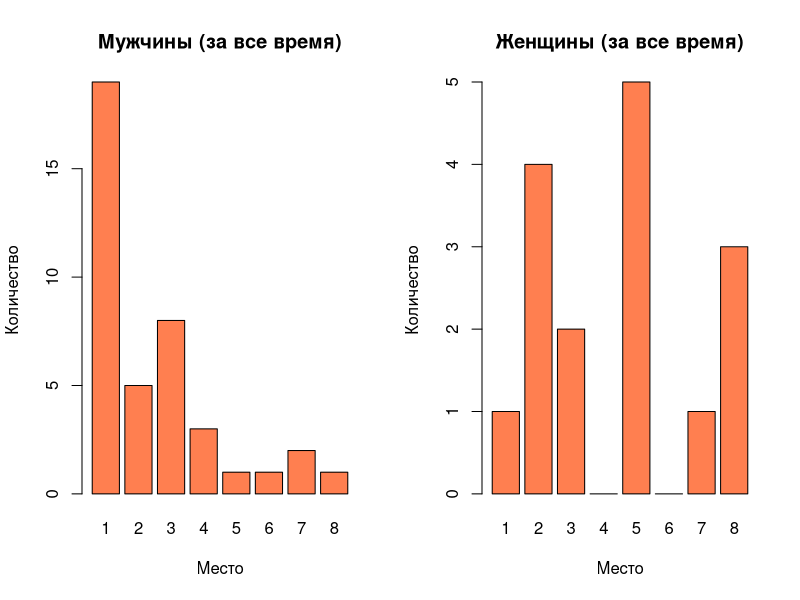
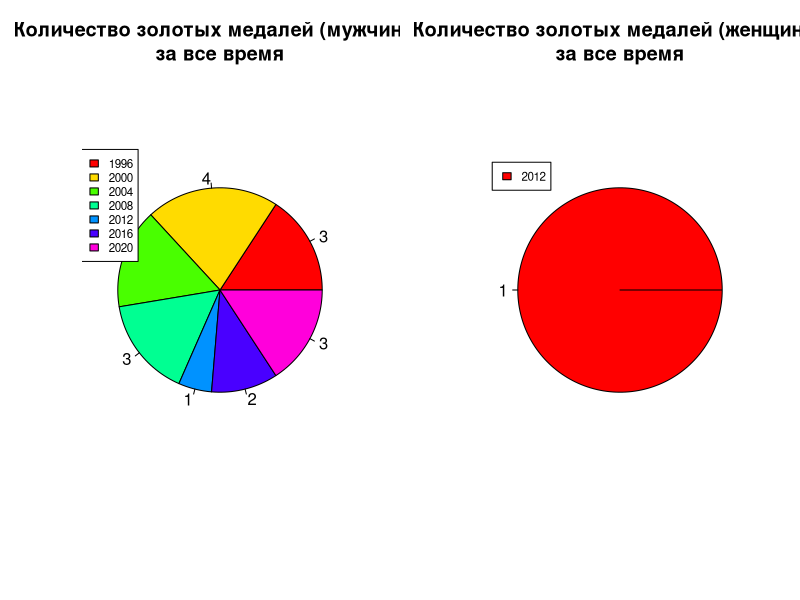
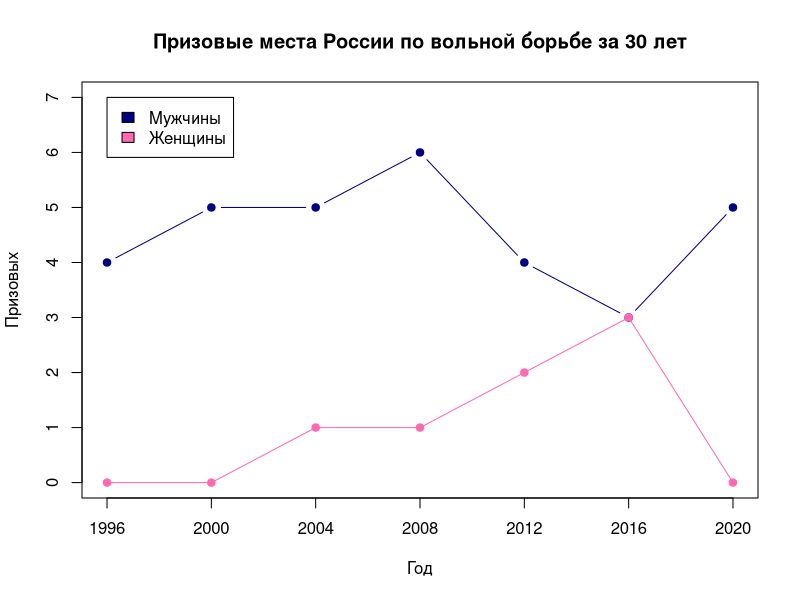
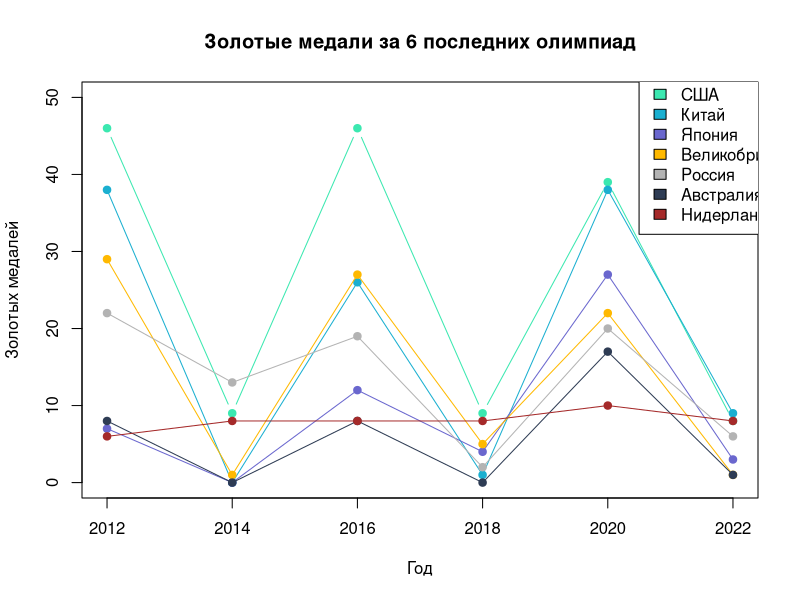
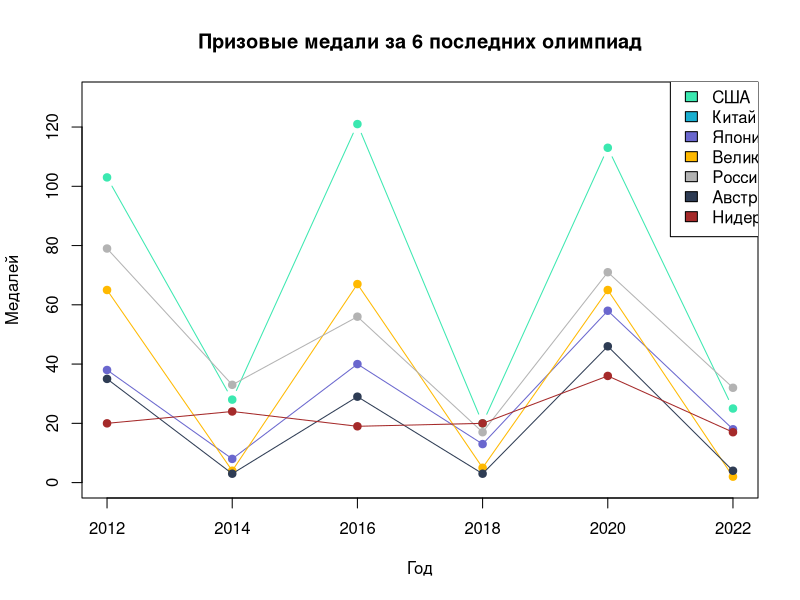
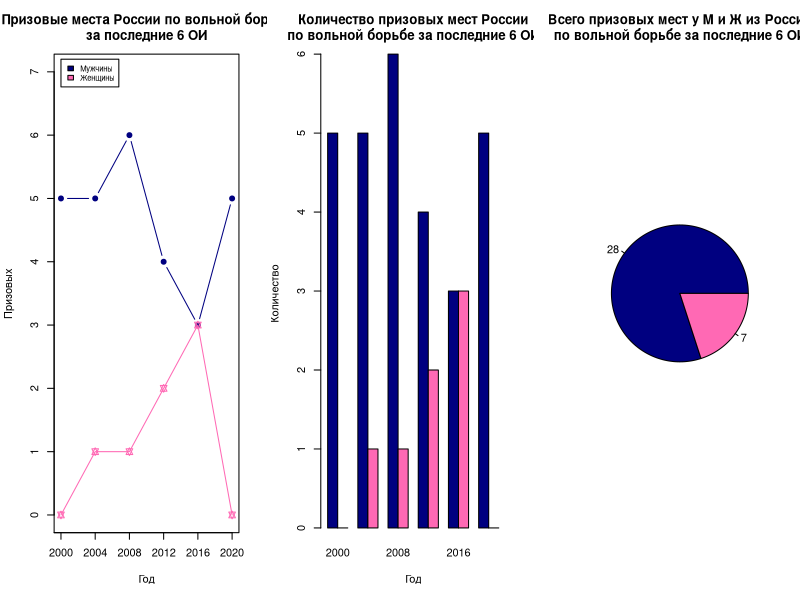

The R script that drew these images, in order:

df_m <- read.csv("lab4_parus_m.csv", fileEncoding = "Windows-1251", header = TRUE, sep = ";", check.names = F)
df_f<-read.csv("lab4_parus_f.csv", fileEncoding = "Windows-1251", header = TRUE, sep = ";", check.names = F)

stat_places_m <- sapply(df_m[,-1], sum)
stat_places_f <- sapply(df_f[,-1], sum)

par(mfrow=c(1,2))
barplot(stat_places_m, names=c(1:8), col="coral", xlab="Место", ylab="Количество", main="Мужчины (за все время)")
barplot(stat_places_f, names=c(1:8), col="coral", xlab="Место", ylab="Количество", main="Женщины (за все время)")


first_m <- df_m[,c(1:2)][df_m$X1 > 0, ]
first_f <- df_f[,c(1:2)][df_f$X1 > 0, ]

pie(first_m$X1, labels=first_m$X1, col=rainbow(length(first_m$X1)), main = "Количество золотых медалей (мужчины)\nза все время")
legend(-1.1, 1.1, first_m$Год, cex = 0.7, fill=rainbow(length(first_m$Год)))

pie(first_f$X1, labels=first_f$X1, col=rainbow(length(first_f$X1)), main = "Количество золотых медалей (женщины)\nза все время")
legend(-1, 1, first_f$Год, cex = 0.7, fill=rainbow(length(first_f$Год)))

prize_m <- data.frame(Год=df_m$Год, Призовых=rowSums(df_m[, 2:4]))
prize_f <- data.frame(Год=df_f$Год, Призовых=rowSums(df_f[, 2:4]))

par(mfrow=c(1,1))
plot(prize_m, type="b", pch=19, col="navyblue", xaxt="n", ylim=c(0,7), main="Призовые места России по вольной борьбе за 30 лет")
lines(prize_f, type="o", pch=19, col="hotpink")
legend(min(df_m$Год), 7, c("Мужчины", "Женщины"), fill=c("navyblue", "hotpink"))
axis(side=1, at=prize_m$Год)



events_gold <- read.csv("gold.csv", fileEncoding = "Windows-1251", header = TRUE, sep = ";", check.names = F)

plot(events_gold$Год, events_gold$США, type="b", pch=19, col="#3be8b0", xaxt="n", ylim=c(0,50), xlab="Год", ylab="Золотых медалей", main="Золотые медали за 6 последних олимпиад")
lines(events_gold$Год, events_gold$Китай, type="o", pch=19, col="#1aafd0")
lines(events_gold$Год, events_gold$Япония, type="o", pch=19, col="#6a67ce")
lines(events_gold$Год, events_gold$Великобритания, type="o", pch=19, col="#ffb900")
lines(events_gold$Год, events_gold$Россия, type="o", pch=19, col="gray70")
lines(events_gold$Год, events_gold$Австралия, type="o", pch=19, col="#2e3c54")
lines(events_gold$Год, events_gold$Нидерланды, type="o", pch=19, col="brown")

axis(side=1, at=events_gold$Год)
legend(max(events_gold$Год) - 1.5, 53, c("США", "Китай", "Япония", "Великобритания", "Россия", "Австралия", "Нидерланды"), fill=c("#3be8b0", "#1aafd0", "#6a67ce", "#ffb900", "gray70", "#2e3c54", "brown"))



events_prizes <- read.csv("priz.csv", fileEncoding = "Windows-1251", header = TRUE, sep = ";", check.names = F)

plot(events_prizes$Год, events_prizes$США, type="b", pch=19, col="#3be8b0", xaxt="n", ylim=c(0,130), xlab="Год", ylab="Медалей", main="Призовые медали за 6 последних олимпиад")
lines(events_prizes$Год, events_prizes$КИТАЙ, type="o", pch=19, col="#1aafd0")
lines(events_prizes$Год, events_prizes$Япония, type="o", pch=19, col="#6a67ce")
lines(events_prizes$Год, events_prizes$Великобритания, type="o", pch=19, col="#ffb900")
lines(events_prizes$Год, events_prizes$Россия, type="o", pch=19, col="gray70")
lines(events_prizes$Год, events_prizes$Австралия, type="o", pch=19, col="#2e3c54")
lines(events_prizes$Год, events_prizes$Нидерланды, type="o", pch=19, col="brown")

axis(side=1, at=events_prizes$Год)
legend(max(events_prizes$Год) - 1, 137, c("США", "Китай", "Япония", "Великобритания", "Россия", "Австралия", "Нидерланды"), fill=c("#3be8b0", "#1aafd0", "#6a67ce", "#ffb900", "gray70", "#2e3c54", "brown"))


prize_6_m <- tail(prize_m, 6)
prize_6_f <- tail(prize_f, 6)

par(mfrow=c(1,3))
plot(prize_6_m, type="b", pch=19, col="navyblue", xaxt="n", ylim=c(0,7), main="Призовые места России по вольной борьбе\nза последние 6 ОИ")
lines(prize_6_f, type="o", pch=11, col="hotpink")
legend(min(prize_6_f$Год), 7.2, cex=0.7 ,c("Мужчины", "Женщины"), fill=c("navyblue", "hotpink"))
axis(side=1, at=prize_m$Год)

prize_grouped = data.frame(Призовых_М=prize_6_m$Призовых, Призовых_Ж=prize_6_f$Призовых)
barplot(height=t(as.matrix(prize_grouped)), beside=TRUE, xlab="Год", ylab="Количество", names.arg=prize_6_f$Год, col=c("navyblue", "hotpink"), main="Количество призовых мест России\nпо вольной борьбе за последние 6 ОИ")

prize_6_sum <- sapply(prize_grouped, sum)
pie(prize_6_sum, labels=c(prize_6_sum["Призовых_М"], prize_6_sum["Призовых_Ж"]), col=c("navyblue", "hotpink"), main="Всего призовых мест у М и Ж из России\nпо вольной борьбе за последние 6 ОИ")

